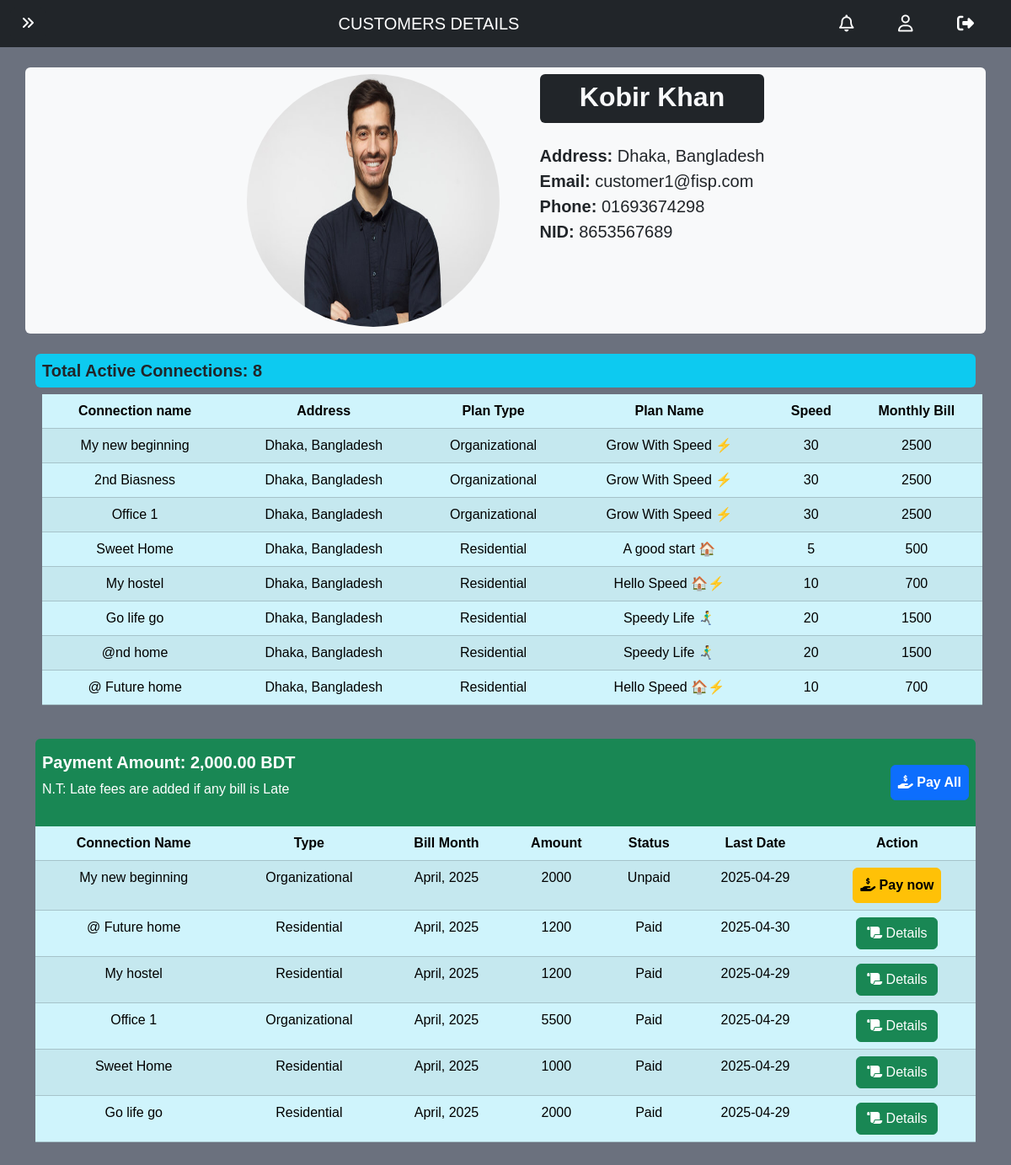
The app's page /customer_details.php?c_id=cu2504140208430063b (signed in) with its own data.
### tables this page shows
CREATE TABLE `customer` (
  `id` varchar(50) NOT NULL,
  `name` varchar(100) DEFAULT NULL,
  `email` varchar(100) DEFAULT NULL,
  `phone` varchar(20) DEFAULT NULL,
  `address` varchar(100) DEFAULT NULL,
  `password` varchar(100) DEFAULT NULL,
  `nid` varchar(15) DEFAULT NULL,
  `gender` text NOT NULL,
  `photo` varchar(100) DEFAULT NULL
);

CREATE TABLE `connections` (
  `id` varchar(50) NOT NULL,
  `name` varchar(100) DEFAULT NULL,
  `address` varchar(200) DEFAULT NULL,
  `type` varchar(50) DEFAULT NULL,
  `customer_id` varchar(50) DEFAULT NULL,
  `plan_id` varchar(50) DEFAULT NULL,
  `state` varchar(30) DEFAULT NULL,
  `starting_date` date NOT NULL,
  `submission_date` date DEFAULT NULL,
  `req_plan` varchar(50) DEFAULT NULL
);

CREATE TABLE `plans` (
  `id` varchar(50) NOT NULL,
  `type` text,
  `name` varchar(100) DEFAULT NULL,
  `speed` int DEFAULT NULL,
  `realip` text,
  `price` int DEFAULT NULL
);

CREATE TABLE `bill` (
  `id` varchar(50) NOT NULL,
  `connection_id` varchar(50) DEFAULT NULL,
  `amount` int DEFAULT NULL,
  `state` text,
  `due_date` date DEFAULT NULL,
  `payment_id` varchar(50) DEFAULT NULL
);

### function/general_purpose_functions.php (called while the page is built, shortened)
<?php
function first_word(string $string): string {
    $result = "";
    foreach (str_split($string) as $s) {
        if ($s === "_" || $s === " ") {
            break;
        }
        $result .= $s;
    }
    return ucfirst(strtolower($result));
}

### customer_details.php (the view, shortened to what this page needs)
<!DOCTYPE html>
<html lang="en">
<head>
    <?php include '_link_common.php'; ?>
    <link rel="stylesheet" href="customer_details.css">
</head>
<body>
<?php
    require '_nav_admin.php';
    require '_database_connect.php';
    require_once 'function/general_purpose_functions.php';
    $customer_id = mysqli_real_escape_string($connect, $_GET['c_id']);
    $customer_sql = "SELECT
            customer.photo AS photo,
            customer.name AS name,
            customer.address AS address,
            customer.email AS email,
            customer.phone AS phone,
            customer.nid AS nid,
            COUNT(connections.id) as total_connections
        FROM customer
        JOIN connections ON customer.id = connections.customer_id
        WHERE customer.id = ?
        GROUP BY customer.id";
    $stmt = mysqli_prepare($connect, $customer_sql);
    mysqli_stmt_bind_param($stmt, "s", $customer_id);
    mysqli_stmt_execute($stmt);
    $result = mysqli_stmt_get_result($stmt);
    $customer = mysqli_fetch_assoc($result);
    $connection_sql = "SELECT
            connections.name AS con_name,
            connections.address AS address,
            connections.type AS type,
            plans.name AS plan_name,
            plans.speed AS speed,
            plans.price AS price
        FROM connections
        JOIN plans ON connections.plan_id = plans.id
        WHERE `customer_id` = ?";
    $stmt = mysqli_prepare($connect, $connection_sql);
    mysqli_stmt_bind_param($stmt, "s", $customer_id);
    mysqli_stmt_execute($stmt);
    $connection_result = mysqli_stmt_get_result($stmt);
     $con_pay_sql = "SELECT
     connections.name AS name,
     connections.type AS type,
     DATE_FORMAT(bill.due_date, '%M, %Y') AS month,
     bill.amount AS amount,
     bill.state AS state,
     bill.due_date AS due_date,
     bill.id AS bill_id
     FROM connections
     JOIN bill ON connections.id = bill.connection_id
     WHERE connections.customer_id = '{$customer_id}'
     ORDER BY
         CASE
             WHEN bill.state = 'Late' THEN 0
             WHEN bill.state = 'Unpaid' THEN 1
             ELSE 2
         END,
         bill.due_date DESC";
     $find_con_pay = mysqli_query($connect, $con_pay_sql);
     $total_due_sql = "SELECT SUM(bill.amount) AS total_due FROM connections
     JOIN bill ON connections.id = bill.connection_id
     WHERE connections.customer_id = '{$customer_id}' AND bill.state = 'Unpaid'";
     $total_due_result = mysqli_query($connect, $total_due_sql);
     $total_due_row = mysqli_fetch_assoc($total_due_result);
     $total_due = $total_due_row['total_due'] ?? 0;
?>
<div class="container">
    <div class="row row-cols-auto bg-light rounded justify-content-center my-4">
        <div class="col-auto m-2">
            <img class="pp_img" src="<?php echo$customer['photo']?>" alt="Profile Picture">
        </div>
        <div class="col-auto m-2 ms-md-3">
            <div class="bg-dark text-light rounded pb-1 pt-2 px-3 text-center"><h2><b><?php echo$customer["name"]?></b></h2></div>
            <div class="details fs-5 mt-4">
                <p>
                    <b>Address: </b><?php echo $customer['address'];?><br>
                    <b>Email: </b><?php echo $customer['email'];?><br>
                    <b>Phone: </b><?php echo $customer['phone'];?><br>
                    <b>NID: </b><?php echo $customer['nid'];?>
                </p>
            </div>
        </div>
    </div>
</div>
<div class='container <?php if($customer['total_connections']>0){echo "overflow-x-scroll";}?>'>
    <div>
        <h5 class='p-2 bg-info rounded'>Total Active Connections: <?php echo $customer['total_connections'];?></h5>
    </div>
    <?php if($customer['total_connections']>0): ?>
        <table class='table table-info table-striped table-hover mx-2 p-2 text-center'>
            <thead>
                <tr>
                    <th>Connection name</th>
                    <th>Address</th>
                    <th>Plan Type</th>
                    <th>Plan Name</th>
                    <th>Speed</th>
                    <th>Monthly Bill</th>
                </tr>
            </thead>
            <tbody>
                <?php for($i=0; $i<$customer['total_connections']; $i++):
                    $connection = $connection_result->fetch_assoc(); ?>
                    <tr>
                        <td><?php echo htmlspecialchars($connection['con_name']); ?></td>
                        <td><?php echo htmlspecialchars($connection['address']); ?></td>
                        <td><?php echo htmlspecialchars(first_word($connection['type'])); ?></td>
                        <td><?php echo htmlspecialchars($connection['plan_name']); ?></td>
                        <td><?php echo htmlspecialchars($connection['speed']); ?></td>
                        <td><?php echo htmlspecialchars($connection['price']); ?></td>
                    </tr>
                <?php endfor; ?>
            </tbody>
        </table>
    <?php
        endif;
    ?>
</div>
<div class='container my-4' id = 'bill_history'>
    <div class='p-2 bg-success rounded-top text-white d-flex justify-content-between align-items-center'>
        <?php if (mysqli_num_rows($find_con_pay) == 0): ?>
            <p class='text-center text-muted'>No Bill History Found</p>
        <?php else: ?>
            <div class='my-2'>
                <h5>Payment Amount: <?php echo number_format($total_due, 2); ?> BDT</h5>
                <p>N.T: Late fees are added if any bill is Late</p>
            </div>
            <form id="payForm" action="pay.php" method="POST">
                <button type='submit' class="btn btn-primary p-2 "><b><i class='fa-solid fa-hand-holding-dollar fa-beat'></i> Pay All</b></button>
            </form>
    </div>
    <div class='overflow-x-auto overflow-y-auto'  style='max-height: 400px;'>
        <table class='table table-info table-striped table-hover text-center'>
            <thead>
                <tr>
                    <th>Connection Name</th>
                    <th>Type</th>
                    <th>Bill Month</th>
                    <th>Amount</th>
                    <th>Status</th>
                    <th>Last Date</th>
                    <th>Action</th>
                </tr>
            </thead>
            <tbody>
                <?php while ($row = mysqli_fetch_assoc($find_con_pay)): ?>
                    <tr>
                        <td><?php echo $row['name']; ?></td>
                        <td>
                            <?php
                                echo ($row['type'] == 'organizational_plans') ? 'Organizational' : 'Residential';
                            ?>
                        </td>
                        <td><?php echo $row['month']; ?></td>
                        <td><?php echo $row['amount']; ?></td>
                        <td><?php echo $row['state']; ?></td>
                        <td><?php echo $row['due_date']; ?></td>
                        <td>
                            <?php if ($row['state'] == 'Paid'):
                                require '_database_connect.php';
                                if ($row['state']=="Paid"){
                                    $tran_id_sql = "SELECT
                                        payments.tran_id As tran_id
                                        FROM payments
                                        JOIN bill ON payments.id = bill.payment_id
                                        WHERE bill.id = '{$row['bill_id']}'";
                                    $tran_id_result = mysqli_query($connect, $tran_id_sql);
                                    $tran_id = mysqli_fetch_assoc($tran_id_result);
                                }
                            ?>
                                <a class='btn btn-success' href = 'payment_recept.php?tran_id=<?php echo $tran_id['tran_id']; ?>'>
                                    <i class="fa-solid fa-scroll fa-flip" style="--fa-flip-x: 1; --fa-flip-y: 0;"></i>
                                        Details
                                </a>
                            <?php else: ?>
                                <form id="payForm" action="pay.php" method="POST">
                                    <button
                                        type='submit'
                                        class="btn p-2
                                        <?php
                                                if($row['state'] == 'Late') echo 'btn-danger';
                                                else  echo 'btn-warning';
                                            ?>
                                        ">
                                        <b><i class='fa-solid fa-hand-holding-dollar fa-beat'></i> Pay now</b>
                                    </button>
                                </form>
                            <?php endif; ?>
                        </td>
                    </tr>
                <?php endwhile; ?>
            </tbody>
        </table>
    </div>
    <?php endif; ?>
</div>
</body>
</html>

### variables.css (style rules this page uses)
:root { --carousel-btn-color: aqua; --body-background-color: #6B717E; --login-box-width: 400px; --login-box-height: 500px; --registration-box-width: 400px; --registration-box-height: 850px; }

### all_body.css (style rules this page uses)
* { font-family: Arial, Helvetica, sans-serif; }
body { width: 100%; margin: 0; background-color: var(--body-background-color); }
html { scroll-behavior: smooth; }

### footer.css (style rules this page uses)
:root { --footer-back: black; }

### dash.css (style rules this page uses)
h5 { font-weight: bolder; }

### customer_details.css (style rules this page uses)
.pp_img { height: 300px; width: 300px; border-radius: 50%; }

### records on screen
customer: photo (picture), name "Kobir Khan", address "Dhaka, Bangladesh", email "customer1@fisp.com", phone "01693674298", nid "8653567689"
connections: name "My new beginning", address "Dhaka, Bangladesh", type "Organizational", plan.name "Grow With Speed ⚡", plan.speed "30", plan.price "2500"
connections: name "2nd Biasness", address "Dhaka, Bangladesh", type "Organizational", plan.name "Grow With Speed ⚡", plan.speed "30", plan.price "2500"
connections: name "Office 1", address "Dhaka, Bangladesh", type "Organizational", plan.name "Grow With Speed ⚡", plan.speed "30", plan.price "2500"
connections: name "Sweet Home", address "Dhaka, Bangladesh", type "Residential", plan.name "A good start 🏠", plan.speed "5", plan.price "500"
connections: name "My hostel", address "Dhaka, Bangladesh", type "Residential", plan.name "Hello Speed 🏠⚡", plan.speed "10", plan.price "700"
connections: name "Go life go", address "Dhaka, Bangladesh", type "Residential", plan.name "Speedy Life 🏃‍♂️‍➡️", plan.speed "20", plan.price "1500"
connections: name "@nd home", address "Dhaka, Bangladesh", type "Residential", plan.name "Speedy Life 🏃‍♂️‍➡️", plan.speed "20", plan.price "1500"
connections: name "@ Future home", address "Dhaka, Bangladesh", type "Residential", plan.name "Hello Speed 🏠⚡", plan.speed "10", plan.price "700"
bill: connection.name "My new beginning", shows "Organizational", month "April, 2025", amount "2000", state "Unpaid", due_date "2025-04-29"
bill: connection.name "@ Future home", shows "Residential", month "April, 2025", amount "1200", state "Paid", due_date "2025-04-30"
bill: connection.name "My hostel", shows "Residential", month "April, 2025", amount "1200", state "Paid", due_date "2025-04-29"
bill: connection.name "Office 1", shows "Organizational", month "April, 2025", amount "5500", state "Paid", due_date "2025-04-29"
bill: connection.name "Sweet Home", shows "Residential", month "April, 2025", amount "1000", state "Paid", due_date "2025-04-29"
bill: connection.name "Go life go", shows "Residential", month "April, 2025", amount "2000", state "Paid", due_date "2025-04-29"

### other values on screen
$page_name "CUSTOMERS DETAILS"
$customer['total_connections'] "8"
$total_due "2,000.00"
